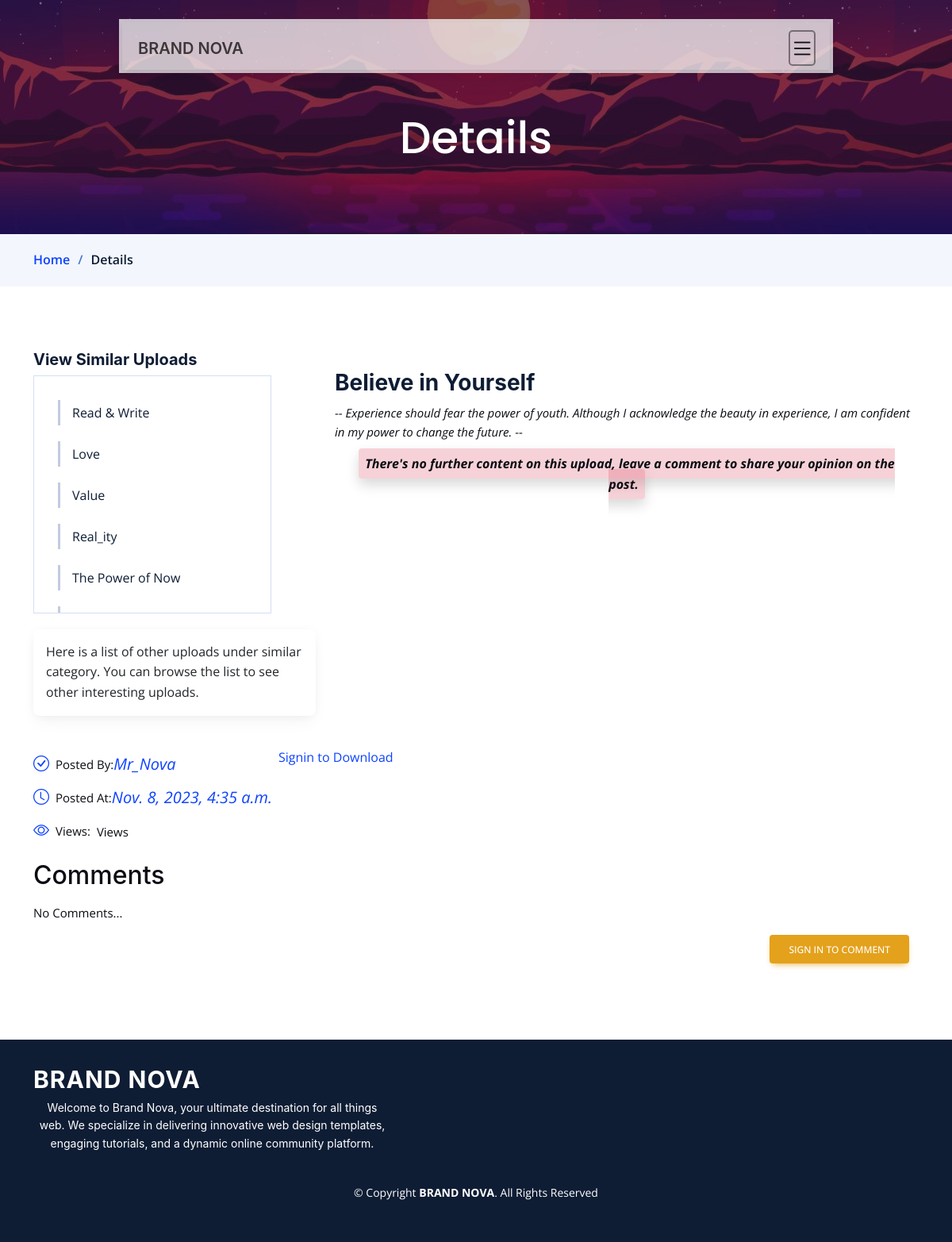
The page /items/8/ on the database its author committed.
### item/models.py (models this page shows, shortened)
class Item(models.Model):
    category = models.ForeignKey(Category, related_name='items', on_delete=models.CASCADE)
    name = models.CharField(max_length=255)
    description = models.TextField(blank=True, null=True)
    content = RichTextUploadingField(blank=True, null=True)
    image = models.ImageField(upload_to='item_images', blank=True, null=True)
    file = models.FileField(upload_to='item_files', blank=True)
    video = models.FileField(upload_to='item_videos', blank=True)
    created_by = models.ForeignKey(User, related_name='items', on_delete=models.CASCADE)
    created_at = models.DateTimeField(auto_now_add=True)

### item/views.py (the view)
# urls.py: path('<int:pk>/', views.detail, name='detail'),
def detail(request, pk):
    item = get_object_or_404(Item, pk=pk)
    related_items = Item.objects.filter(category=item.category).exclude(pk=pk)
    badge = Profile.badge
    if request.method == 'POST':
        form = CommentForm(request.POST)
        if form.is_valid():
            comment = form.save(commit=False)
            if request.user.is_authenticated:
                comment.name = request.user  # Set the user from the request
                comment.item = item
                comment.save()
                return redirect('items:detail', pk=item.id)
            else:
                pass
    else:
        form = CommentForm()
    return render(request, 'item/detail.html', {
        'badge': badge,
        'item': item,
        'related_items': related_items,
        'form': form,
    })

### item/templates/item/detail.html (shortened to what this page needs)
{% extends 'core/base.html' %}
{% load hitcount_tags %}
{% block content %}
  <main id="main">
    <div class="breadcrumbs">
      <div class="page-header d-flex align-items-center" style="background-image: url('/static/img/page-header.jpg');">
        <div class="container position-relative">
          <div class="row d-flex justify-content-center">
            <div class="col-lg-6 text-center">
              <h2>Details</h2>
            </div>
          </div>
        </div>
      </div>
      <nav>
        <div class="container">
          <ol>
            <li><a href="{% url 'core:index' %}">Home</a></li>
            <li>Details</li>
          </ol>
        </div>
      </nav>
    </div>
    <section id="service-details" class="service-details">
      <div class="container" data-aos="fade-up">
        <div class="row gy-4">
          <div class="col-lg-4">
            <h4>View Similar Uploads</h4>
            <div class="services-list" style="height:300px; width:300px; overflow-y:scroll;">
              {% for item in related_items %}
              <a href="{% url 'items:detail' item.id %}">{{ item.name }}</a>
              {% endfor %}
            </div>
            <p class="text-center">
             <div class="card p-3">
              Here is a list of other uploads under similar category. You can browse the list to see other interesting uploads.
             </div>
            </p>
          </div>
          <div class="col-lg-8">
            <h3>{{ item.name }}</h3>
            <p>
              -- <i>{{ item.description }}</i> --
            </p>
            {% if item.content %}
            <p>
              {{ item.content|safe }}
            </p>
            {% else %}
            <p>
              <div class="text-center container">
                <I class="p-2 rounded bg-danger bg-opacity-25 shadow ">
                  <b>There's no further content on this upload, leave a comment to share your opinion on the post.</b>
                </i>
              </div>
            </p>
            {% endif %}
          </div>
          <div class="d-flex" style="flex-direction: row;">
            <ul>
              {% if request.user == item.created_by %}
              <li>
                <div id="liveAlertPlaceholder" class=" d-flex"></div>
              </li>
              <li><i class="bi bi-check-circle"></i>
                <span>Posted By: </span ><i> You</i>
                <button type="button" class="btn btn-danger me-3" id="liveAlertBtn">Delete</button>
                <a href="{% url 'items:edit' item.id %}" class="btn btn-success">Edit</a>
              </li>
              {% else %}
              <li><i class="bi bi-check-circle"></i>
                <span>Posted By: </span> <i> {{ item.created_by }}</i>
              </li>
              {% endif %}
              <li><i class="bi bi-clock"></i>
                <span>Posted At: </span> <i> {{ item.created_at }}</i>
              </li>
              <li><i class="bi bi-eye"></i>
                <span>Views: </span><div>  Views</div>
              </li>
            </ul>
              {% if user.is_authenticated %}
                {% if item.file %}
                <div class="card p-3 ms-auto">
                  <h3 class="text-dark">Downloadable File</h3>
                  <div class="card-body text-center" style="font-size: larger;">
                    <a href="{% if item.file %} {{ item.file.url }} {% else %} # {% endif %}" download class="btn-visit align-self-start"><i class="btn text-primary bi bi-download"></i></a>
                  </div>
                </div>
                {% endif %}
              {% else %}
                <a href="{% url 'core:signin' %}" class="btn-visit align-self-start">Signin to Download</a>
              {% endif %}
          </div>
        </div>
        <h2>Comments</h2>
        {% if item.comments.all %}
            {% for comment in item.comments.all %}
                {% if request.user == comment.name %}
                  <div class="container my-3">
                    <div class="card">
                      <div class="card-header bg-warning bg-opacity-50" style="display: flex; justify-content: end;">
                        <b>{{ comment.name }}
                          {% if badge %}
                            {{ profile.badge|safe }}
                          {% endif %}
                        </b>
                      </div>
                      <div class="card-body bg-secondary" style="display: flex; justify-content: end;">
                        {{ comment.body }}
                      </div>
                    </div>
                    <small class="me-5 " style="display: flex; justify-content: end;"><i>{{ comment.posted_at }}</i></small>
                  </div>
                {% else %}
                  <div class="container my-3">
                    <div class="card">
                      <div class="card-header bg-primary bg-opacity-50">
                        <b>{{ comment.name }}
                          {% if profile.badge %}
                            {{ profile.badge|safe }}
                          {% endif %}
                        </b>
                      </div>
                      <div class="card-body bg-secondary">
                        {{ comment.body }}
                      </div>
                    </div>
                    <small class="ms-5"><i>{{ comment.posted_at }}</i></small>
                  </div>
                {% endif %}
            {% endfor %}
        {% else %}
            <p class="my-3">
              No Comments...
            </p>
        {% endif %}
        <div class="container">
          <form action="." method="POST" class="form-group">
            {% if request.user.is_authenticated %}
              <div class="form-outline my-4">
                {{ form.non_field_errors }}
                {{ form.body.errors }}
                {{ form.body }}
              </div>
              <p style=" display: flex; width: 100%; justify-content: end;">
                <button type="submit" class="btn btn-warning">Comment</button>
              </p>
            {% else %}
              <p style="display: flex; width: 100%; justify-content: end;">
                <a href="{% url 'core:signin' %}" class="btn btn-warning">Sign in to Comment</a>
              </p>
            {% endif %}
          </form>
        </div>
  </main>
  {% endblock %}

### static/css/styles.css (style rules this page uses)
:root { --font-default: "Open Sans", system-ui, -apple-system, "Segoe UI", Roboto, "Helvetica Neue", Arial, "Noto Sans", "Liberation Sans", sans-serif, "Apple Color Emoji", "Segoe UI Emoji", "Segoe UI Symbol", "Noto Color Emoji"; --font-primary: "Inter", sans-serif; --font-secondary: "Poppins", sans-serif; }
:root { --color-default: #0a0d13; --color-primary: #0d42ff; --color-secondary: #0e1d34; }
:root { scroll-behavior: smooth; }
body { font-family: var(--font-default); color: var(--color-default); }
a { color: var(--color-primary); text-decoration: none; }
h1, h2, h3, h4, h5, h6 { font-family: var(--font-primary); }
section { padding: 80px 0; overflow: hidden; }
.breadcrumbs .page-header { padding: 140px 0 80px 0; position: relative; background-size: cover; background-position: center; background-repeat: no-repeat; }
.breadcrumbs .page-header:before { content: ""; background-color: rgba(14, 29, 52, 0.5); position: absolute; inset: 0; }
.breadcrumbs .page-header h2 { font-size: 56px; font-weight: 500; color: #fff; font-family: var(--font-secondary); }
.breadcrumbs nav { background-color: #f3f6fc; padding: 20px 0; }
.breadcrumbs nav ol { display: flex; flex-wrap: wrap; list-style: none; margin: 0; padding: 0; font-size: 16px; font-weight: 600; color: var(--color-secondary); }
.breadcrumbs nav ol a { color: var(--color-primary); transition: 0.3s; }
.breadcrumbs nav ol li + li { padding-left: 10px; }
.breadcrumbs nav ol li + li::before { display: inline-block; padding-right: 10px; color: #4278cc; content: "/"; }
.service-details .services-list { padding: 10px 30px; border: 1px solid #d3dff3; margin-bottom: 20px; }
.service-details .services-list a { display: block; line-height: 1; padding: 8px 0 8px 15px; border-left: 3px solid #c2cbdf; margin: 20px 0; color: var(--color-secondary); transition: 0.3s; }
.service-details h3 { font-size: 28px; font-weight: 700; color: var(--color-secondary); }
.service-details h4 { font-size: 20px; font-weight: 700; color: var(--color-secondary); }
.service-details p { font-size: 15px; }
.service-details ul { list-style: none; padding: 0; font-size: 15px; }
.service-details ul li { padding: 5px 0; display: flex; align-items: center; }
.service-details ul i { font-size: 20px; margin-right: 8px; color: var(--color-primary); }

### rows shown on the page
Item: name "Read & Write"
Item: name "Love"
Item: name "Value"
Item: name "Real_ity"
Item: name "The Power of Now"
Item: name "Believe in Yourself", description "Experience should fear the power of youth. Although I acknowledge the beauty in experience, I am confident in my power to change the future.", created_by "Mr_Nova", created_at "Nov. 8, 2023, 4:35 a.m."
